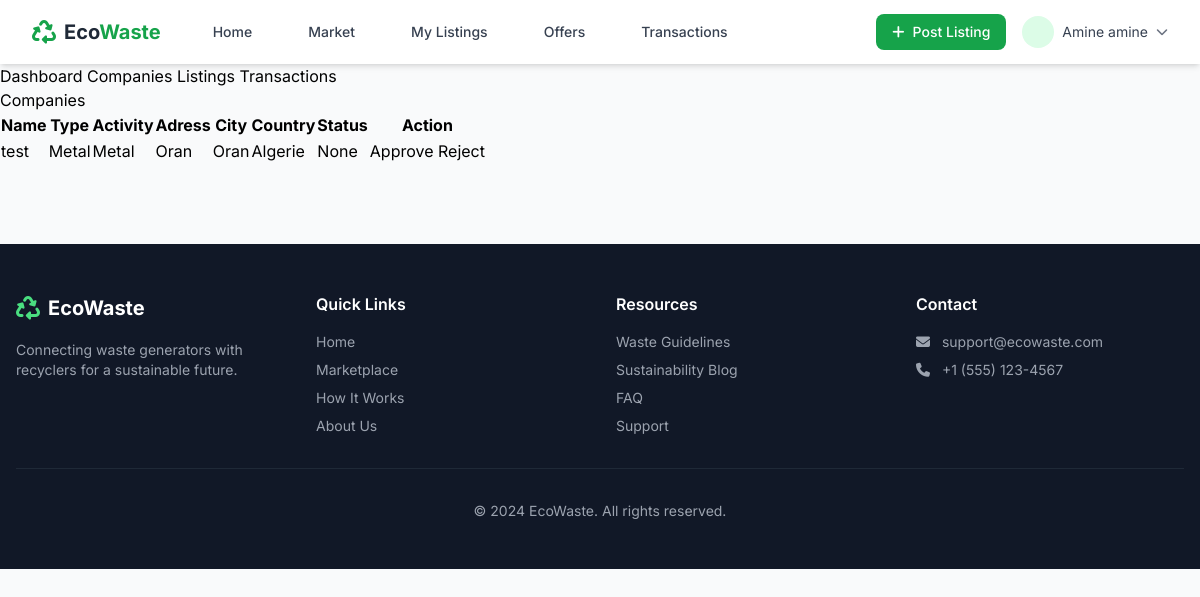
Page /admin/companies (signed in) on the earlier database version.
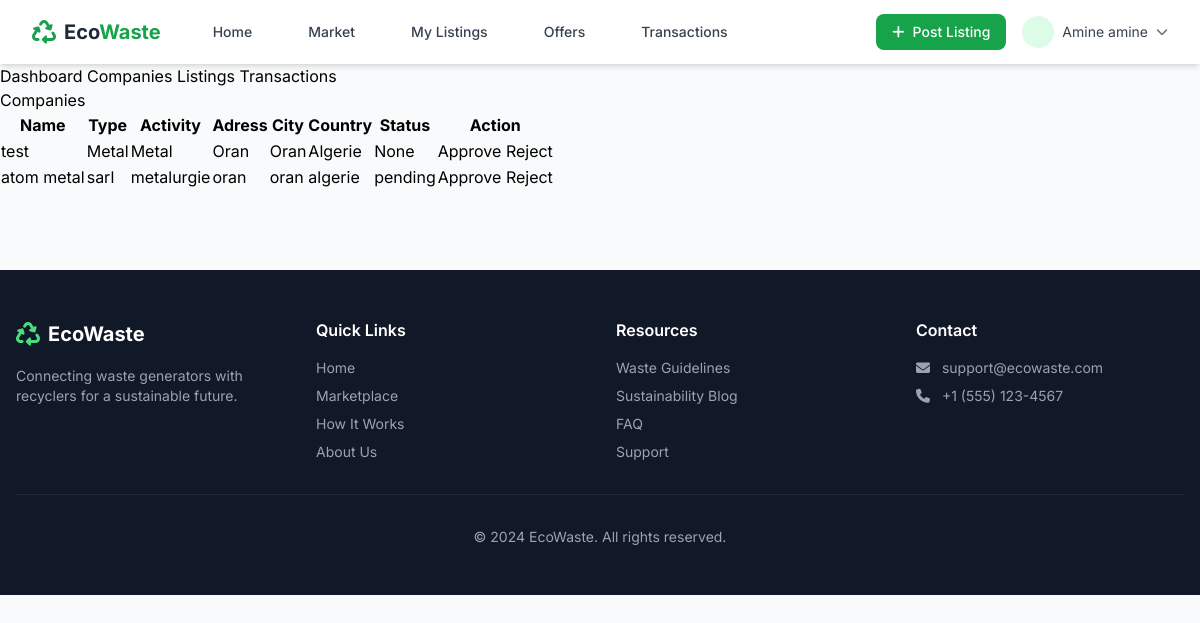
Same page on the later database version.
### app/auth/models.py (models this page shows)
class Company(db.Model):
    id = db.Column(db.Integer(),primary_key=True)
    name = db.Column(db.String(length=30),nullable=False,unique=True)
    email = db.Column(db.String(200))
    phone = db.Column(db.String(50))
    website = db.Column(db.String(200))
    address = db.Column(db.String(length=30),nullable=False)
    country = db.Column(db.String(length=30),nullable=False)
    city = db.Column(db.String(length=30),nullable=False)
    company_type = db.Column(db.String(length=30),nullable=False) #generator, recycler, trader
    activity = db.Column(db.String(length=30),nullable=False)
    rc = db.Column(db.String(length=30))
    nif = db.Column(db.String(length=30))
    nis = db.Column(db.String(length=30))
    referal = db.Column(db.String(length=30))
    verified=db.Column(db.String(),default="pending")
    created_at = db.Column(db.DateTime(timezone=True), server_default=db.func.now())
    items = db.relationship('Item', back_populates='owned_company',lazy=True)
    users = db.relationship('User', back_populates='owned_company',lazy=True)
    buy_transactions=db.relationship('Transaction', back_populates='buyer_company',foreign_keys="Transaction.buyer_company_id",lazy=True)
    sell_transactions=db.relationship('Transaction', back_populates='seller_company',foreign_keys="Transaction.seller_company_id",lazy=True)
    offers = db.relationship("Offer",foreign_keys="Offer.sender_company_id",back_populates="sender_company",lazy=True)

### app/routes.py (the view)
@app.route("/admin/companies")
@login_required
def admin_companies_page():
    companies = Company.query.all()
    return render_template("admin/companies.html", companies=companies)

### app/auth/models.py (called while the page is built)
@login_manager.user_loader
def load_user(user_id):
    return User.query.get(int(user_id))

### app/templates/admin/companies.html (shortened to what this page needs)
{%extends'base.html' %}
{%block content%}
<div class="row">
    {% include 'admin/side_bar.html' %}
    <div class="col">
        <h3>Companies</h3>
<table class="table">
<tr>
<th>Name</th>
<th>Type</th>
<th>Activity</th>
<th>Adress</th>
<th>City</th>
<th>Country</th>
<th>Status</th>
<th>Action</th>
</tr>
{% for c in companies %}
<tr>
<td>{{ c.name }}</td>
<td>{{ c.company_type }}</td>
<td>{{ c.activity }}</td>
<td>{{ c.address }}</td>
<td>{{ c.city }}</td>
<td>{{ c.country }}</td>
<td>{{ c.verified }}</td>
<td>
<a href="/admin/company/{{ c.id }}/approve" class="btn btn-success btn-sm">
Approve
</a>
<a href="/admin/company/{{ c.id }}/reject" class="btn btn-danger btn-sm">
Reject
</a>
</td>
</tr>
{% endfor %}
</table>
    </div>
</div>
{%endblock%}

Differences in the rows shown:
added Company: name "atom metal", company_type "sarl", activity "metalurgie", address "oran", city "oran", country "algerie", verified "pending"
